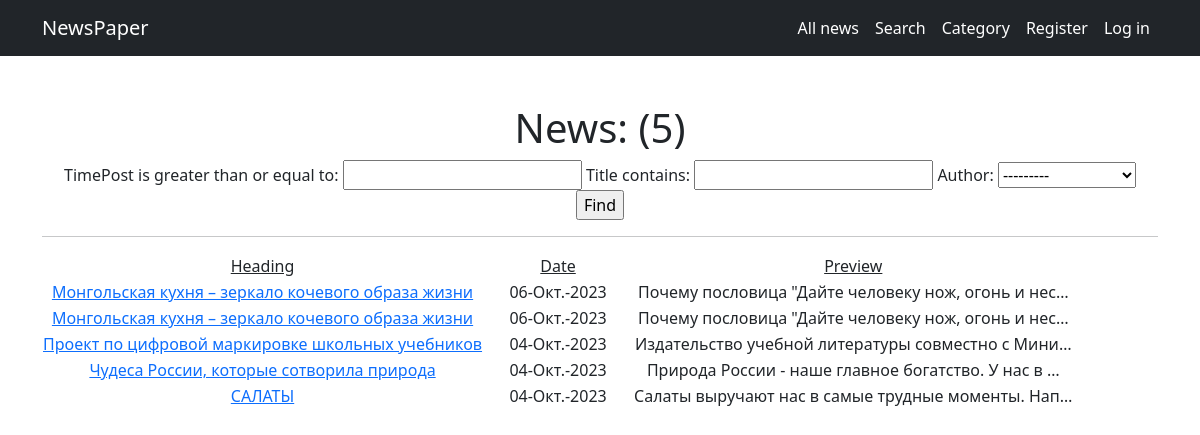
/news/search, run on the app's committed database.
### news/models.py (models this page shows, shortened)
class Post(models.Model):
    NEWS = 'NW'
    ARTICLE = 'AR'
    TYPE_CHOICES = (
        (NEWS, 'Новость'),
        (ARTICLE, 'Статья')
    )
    type = models.CharField(max_length = 2, choices = TYPE_CHOICES, default = NEWS)
    timePost = models.DateTimeField(auto_now_add=True)
    title = models.CharField(max_length = 255)
    textPost = models.TextField()
    ratingPost = models.IntegerField(default=0)
    author = models.ForeignKey(Author, on_delete=models.CASCADE)
    category = models.ManyToManyField(Category, through='PostCategory')

### news/views.py (the view, shortened to what this page needs)
# urls.py: path('search', SearchList.as_view(), name='search'),
class SearchList(ListView):
    model = Post
    template_name = 'search.html'
    context_object_name = 'news'
    queryset = Post.objects.order_by('-id')
    form_class = PostForm
    def get_context_data(self, **kwargs):
        context = super().get_context_data(**kwargs)
        context['filter'] = NewsFilter(self.request.GET, queryset=self.get_queryset())
        context['form'] = PostForm()
        return context

### news/forms.py
class PostForm(ModelForm):
    class Meta:
        model = Post
        fields = ['author', 'type', 'category', 'title', 'textPost']

### news/models.py (called while the page is built)
    def __str__(self):
        return self.authorUser.username

### news/templatetags/custom_filters.py (called while the page is built)
@register.filter(name='censor')
def censor(text):
    forbidden_vocabulary = ['nba']
    for i in forbidden_vocabulary:
        text = text.replace(i, '<abn>')
        text = text.replace(i.upper(), '<abn>')
    return text

### templates/search.html (shortened to what this page needs)
{% extends 'default.html' %}
{% load custom_filters %}
{% block content %}
<h1>News: ({{ news|length }})</h1>
<form method="get">
    {{ filter.form }}
    <input type="submit" value="Find">
</form>
<hr>
{% if news %}
<table>
    <tr>
        <td><u>Heading</u></td>
        <td width="150"><u>Date</u></td>
        <td><u>Preview</u></td>
    </tr>
    {% for new_s in filter.qs %}
    <tr>
        <td>
            <a href="{% url 'new_s' new_s.id %}">{{ new_s.title|censor }}</a>
        </td>
        <td>{{ new_s.timePost|date:'d-N-Y' }}</td>
        <td>{{  new_s.textPost|censor|truncatechars:50 }}</td>
    </tr>
    {% endfor %}
</table>
{% else %}
<h2>No news!</h2>
{% endif %}
{% endblock content %}

### data on the page
Post: title|censor "Монгольская кухня – зеркало кочевого образа жизни", timePost "06-Окт.-2023", textPost|censor "Почему пословица \"Дайте человеку нож, огонь и нес…"
Post: title|censor "Монгольская кухня – зеркало кочевого образа жизни", timePost "06-Окт.-2023", textPost|censor "Почему пословица \"Дайте человеку нож, огонь и нес…"
Post: title|censor "Проект по цифровой маркировке школьных учебников", timePost "04-Окт.-2023", textPost|censor "Издательство учебной литературы совместно с Мини…"
Post: title|censor "Чудеса России, которые сотворила природа", timePost "04-Окт.-2023", textPost|censor "Природа России - наше главное богатство. У нас в …"
Post: title|censor "САЛАТЫ", timePost "04-Окт.-2023", textPost|censor "Салаты выручают нас в самые трудные моменты. Нап…"

### other printed values
{{ news|length }} "5"
